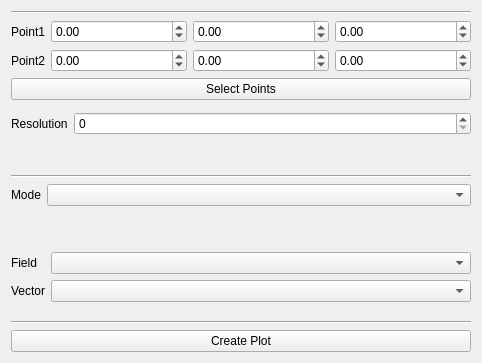
<?xml version="1.0" encoding="UTF-8"?>
<ui version="4.0">
 <class>TaskPostDataAlongLine</class>
 <widget class="QWidget" name="TaskPostDataAlongLine">
  <property name="geometry">
   <rect>
    <x>0</x>
    <y>0</y>
    <width>482</width>
    <height>363</height>
   </rect>
  </property>
  <property name="windowTitle">
   <string>Form</string>
  </property>
  <layout class="QVBoxLayout" name="verticalLayout">
   <item>
    <widget class="Line" name="line">
     <property name="orientation">
      <enum>Qt::Horizontal</enum>
     </property>
    </widget>
   </item>
   <item>
    <layout class="QHBoxLayout" name="horizontalLayout">
     <item>
      <widget class="QLabel" name="label">
       <property name="text">
        <string>Point1</string>
       </property>
       <property name="alignment">
        <set>Qt::AlignCenter</set>
       </property>
      </widget>
     </item>
     <item>
      <widget class="QDoubleSpinBox" name="point1X">
       <property name="sizePolicy">
        <sizepolicy hsizetype="MinimumExpanding" vsizetype="Fixed">
         <horstretch>0</horstretch>
         <verstretch>0</verstretch>
        </sizepolicy>
       </property>
       <property name="minimumSize">
        <size>
         <width>70</width>
         <height>0</height>
        </size>
       </property>
       <property name="minimum">
        <double>-999999999.000000000000000</double>
       </property>
       <property name="maximum">
        <double>999999999.000000000000000</double>
       </property>
      </widget>
     </item>
     <item>
      <widget class="QDoubleSpinBox" name="point1Y">
       <property name="sizePolicy">
        <sizepolicy hsizetype="MinimumExpanding" vsizetype="Fixed">
         <horstretch>0</horstretch>
         <verstretch>0</verstretch>
        </sizepolicy>
       </property>
       <property name="minimumSize">
        <size>
         <width>70</width>
         <height>0</height>
        </size>
       </property>
       <property name="minimum">
        <double>-999999999.000000000000000</double>
       </property>
       <property name="maximum">
        <double>999999999.000000000000000</double>
       </property>
      </widget>
     </item>
     <item>
      <widget class="QDoubleSpinBox" name="point1Z">
       <property name="sizePolicy">
        <sizepolicy hsizetype="MinimumExpanding" vsizetype="Fixed">
         <horstretch>0</horstretch>
         <verstretch>0</verstretch>
        </sizepolicy>
       </property>
       <property name="minimumSize">
        <size>
         <width>70</width>
         <height>0</height>
        </size>
       </property>
       <property name="minimum">
        <double>-999999999.000000000000000</double>
       </property>
       <property name="maximum">
        <double>999999999.000000000000000</double>
       </property>
      </widget>
     </item>
    </layout>
   </item>
   <item>
    <layout class="QHBoxLayout" name="horizontalLayout_2">
     <item>
      <widget class="QLabel" name="label_2">
       <property name="text">
        <string>Point2</string>
       </property>
       <property name="alignment">
        <set>Qt::AlignCenter</set>
       </property>
      </widget>
     </item>
     <item>
      <widget class="QDoubleSpinBox" name="point2X">
       <property name="sizePolicy">
        <sizepolicy hsizetype="MinimumExpanding" vsizetype="Fixed">
         <horstretch>0</horstretch>
         <verstretch>0</verstretch>
        </sizepolicy>
       </property>
       <property name="minimumSize">
        <size>
         <width>70</width>
         <height>0</height>
        </size>
       </property>
       <property name="minimum">
        <double>-999999999.000000000000000</double>
       </property>
       <property name="maximum">
        <double>999999999.000000000000000</double>
       </property>
      </widget>
     </item>
     <item>
      <widget class="QDoubleSpinBox" name="point2Y">
       <property name="sizePolicy">
        <sizepolicy hsizetype="MinimumExpanding" vsizetype="Fixed">
         <horstretch>0</horstretch>
         <verstretch>0</verstretch>
        </sizepolicy>
       </property>
       <property name="minimumSize">
        <size>
         <width>70</width>
         <height>0</height>
        </size>
       </property>
       <property name="minimum">
        <double>-999999999.000000000000000</double>
       </property>
       <property name="maximum">
        <double>999999999.000000000000000</double>
       </property>
      </widget>
     </item>
     <item>
      <widget class="QDoubleSpinBox" name="point2Z">
       <property name="sizePolicy">
        <sizepolicy hsizetype="MinimumExpanding" vsizetype="Fixed">
         <horstretch>0</horstretch>
         <verstretch>0</verstretch>
        </sizepolicy>
       </property>
       <property name="minimumSize">
        <size>
         <width>70</width>
         <height>0</height>
        </size>
       </property>
       <property name="minimum">
        <double>-999999999.000000000000000</double>
       </property>
       <property name="maximum">
        <double>999999999.000000000000000</double>
       </property>
      </widget>
     </item>
    </layout>
   </item>
   <item>
    <widget class="QPushButton" name="SelectPoints">
     <property name="text">
      <string>Select Points</string>
     </property>
    </widget>
   </item>
   <item>
    <layout class="QFormLayout" name="formLayout">
     <property name="fieldGrowthPolicy">
      <enum>QFormLayout::AllNonFixedFieldsGrow</enum>
     </property>
     <item row="1" column="0">
      <widget class="QLabel" name="label_6">
       <property name="text">
        <string>Resolution</string>
       </property>
      </widget>
     </item>
     <item row="1" column="1">
      <widget class="QSpinBox" name="resolution">
       <property name="maximum">
        <number>999999999</number>
       </property>
      </widget>
     </item>
     <item row="0" column="0">
      <layout class="QHBoxLayout" name="horizontalLayout_5"/>
     </item>
    </layout>
   </item>
   <item>
    <widget class="Line" name="line_2">
     <property name="orientation">
      <enum>Qt::Horizontal</enum>
     </property>
    </widget>
   </item>
   <item>
    <layout class="QFormLayout" name="formLayout_3">
     <item row="0" column="1">
      <widget class="QComboBox" name="Representation"/>
     </item>
     <item row="0" column="0">
      <widget class="QLabel" name="label_3">
       <property name="text">
        <string>Mode</string>
       </property>
      </widget>
     </item>
    </layout>
   </item>
   <item>
    <layout class="QFormLayout" name="formLayout_4">
     <property name="fieldGrowthPolicy">
      <enum>QFormLayout::AllNonFixedFieldsGrow</enum>
     </property>
     <item row="0" column="0">
      <widget class="QLabel" name="label_4">
       <property name="text">
        <string>Field</string>
       </property>
      </widget>
     </item>
     <item row="0" column="1">
      <widget class="QComboBox" name="Field"/>
     </item>
     <item row="1" column="0">
      <widget class="QLabel" name="label_5">
       <property name="text">
        <string>Vector</string>
       </property>
      </widget>
     </item>
     <item row="1" column="1">
      <widget class="QComboBox" name="VectorMode"/>
     </item>
    </layout>
   </item>
   <item>
    <widget class="Line" name="line_3">
     <property name="orientation">
      <enum>Qt::Horizontal</enum>
     </property>
    </widget>
   </item>
   <item>
    <widget class="QPushButton" name="CreatePlot">
     <property name="text">
      <string>Create Plot</string>
     </property>
    </widget>
   </item>
  </layout>
  <zorder>SelectPoints</zorder>
  <zorder>line</zorder>
  <zorder>line_2</zorder>
  <zorder>line_3</zorder>
  <zorder>CreatePlot</zorder>
 </widget>
 <resources/>
 <connections/>
</ui>
